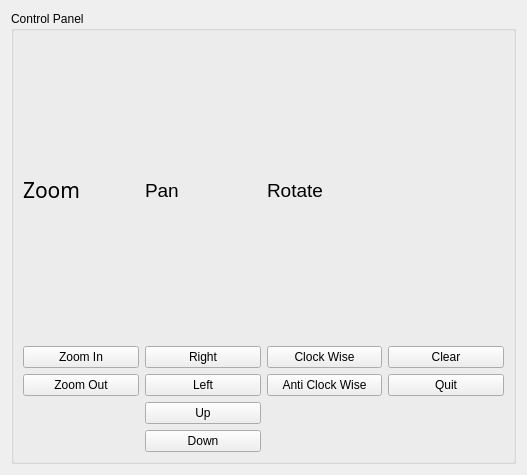
<?xml version="1.0" encoding="UTF-8"?>
<ui version="4.0">
 <class>Form</class>
 <widget class="QWidget" name="Form">
  <property name="geometry">
   <rect>
    <x>0</x>
    <y>0</y>
    <width>527</width>
    <height>475</height>
   </rect>
  </property>
  <property name="windowTitle">
   <string>Form</string>
  </property>
  <layout class="QVBoxLayout" name="verticalLayout_2">
   <item>
    <widget class="QGroupBox" name="groupBox">
     <property name="title">
      <string>Control Panel</string>
     </property>
     <layout class="QGridLayout" name="gridLayout">
      <item row="1" column="0">
       <widget class="QPushButton" name="pushButton_5">
        <property name="text">
         <string>Zoom In</string>
        </property>
       </widget>
      </item>
      <item row="2" column="0">
       <widget class="QPushButton" name="pushButton">
        <property name="text">
         <string>Zoom Out</string>
        </property>
       </widget>
      </item>
      <item row="1" column="2">
       <widget class="QPushButton" name="pushButton_8">
        <property name="text">
         <string>Right</string>
        </property>
       </widget>
      </item>
      <item row="2" column="2">
       <widget class="QPushButton" name="pushButton_10">
        <property name="text">
         <string>Left</string>
        </property>
       </widget>
      </item>
      <item row="4" column="2">
       <widget class="QPushButton" name="pushButton_3">
        <property name="text">
         <string>Up</string>
        </property>
       </widget>
      </item>
      <item row="1" column="6">
       <widget class="QPushButton" name="pushButton_6">
        <property name="text">
         <string>Clock Wise</string>
        </property>
       </widget>
      </item>
      <item row="2" column="6">
       <widget class="QPushButton" name="pushButton_4">
        <property name="text">
         <string>Anti Clock Wise</string>
        </property>
       </widget>
      </item>
      <item row="1" column="7">
       <widget class="QPushButton" name="pushButton_9">
        <property name="text">
         <string>Clear</string>
        </property>
       </widget>
      </item>
      <item row="5" column="2">
       <widget class="QPushButton" name="pushButton_7">
        <property name="text">
         <string>Down</string>
        </property>
       </widget>
      </item>
      <item row="2" column="7">
       <widget class="QPushButton" name="pushButton_2">
        <property name="text">
         <string>Quit</string>
        </property>
       </widget>
      </item>
      <item row="0" column="0">
       <widget class="QLabel" name="label_2">
        <property name="font">
         <font>
          <family>Aksharyogini</family>
          <pointsize>16</pointsize>
         </font>
        </property>
        <property name="text">
         <string>Zoom</string>
        </property>
       </widget>
      </item>
      <item row="0" column="2">
       <widget class="QLabel" name="label_3">
        <property name="font">
         <font>
          <pointsize>14</pointsize>
          <weight>50</weight>
          <bold>false</bold>
         </font>
        </property>
        <property name="text">
         <string>Pan</string>
        </property>
       </widget>
      </item>
      <item row="0" column="6">
       <widget class="QLabel" name="label_4">
        <property name="font">
         <font>
          <pointsize>14</pointsize>
         </font>
        </property>
        <property name="text">
         <string>Rotate</string>
        </property>
       </widget>
      </item>
     </layout>
    </widget>
   </item>
  </layout>
 </widget>
 <resources/>
 <connections/>
</ui>
